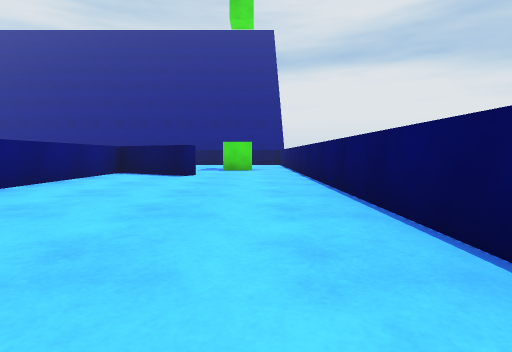
view 1 (above)

23 first-person views from a walk through a scene from a Unity 3-D project. The camera is 0.55 m above the floor, tilts 4° down and sees 80° across. The floor is counted in squares, 1 m on a side. Each view is taken from the middle of a square. On the plan, view 1 faces up. The plan holds only what a view shows up to about 9 squares ahead; the rest is blank. The place goes on beyond the plan. The player is left out.

view 2
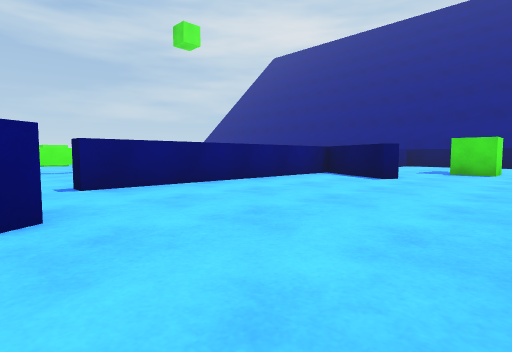

view 3
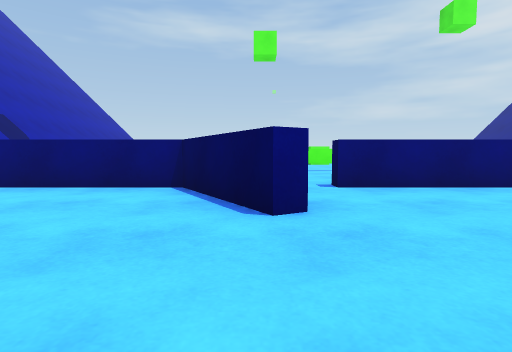

view 4
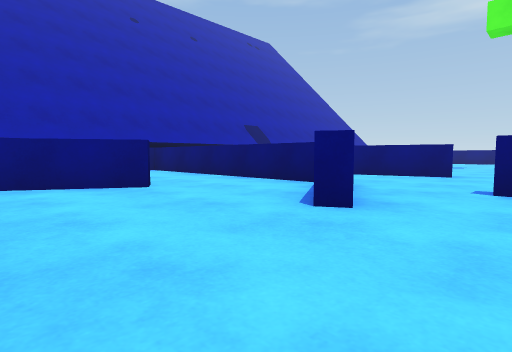

view 5
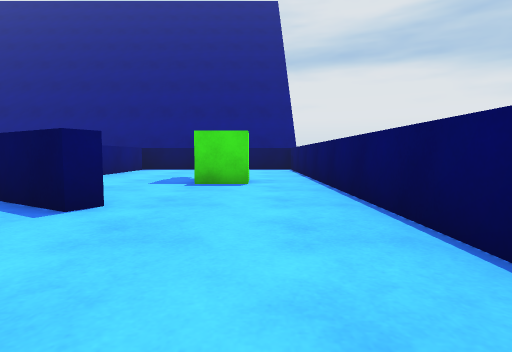

view 6
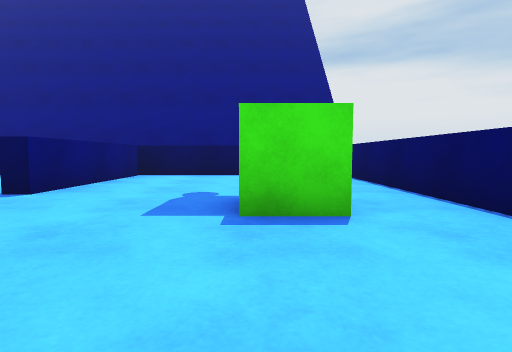

view 7
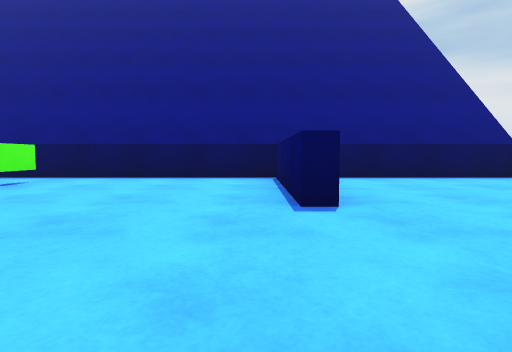

view 8
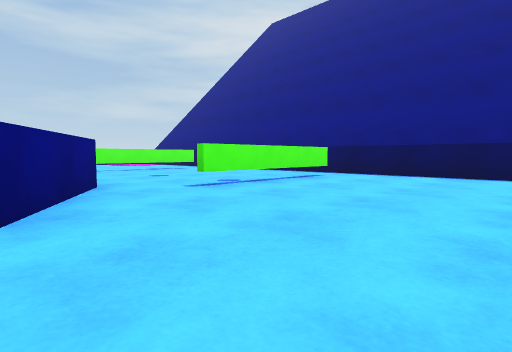

view 9
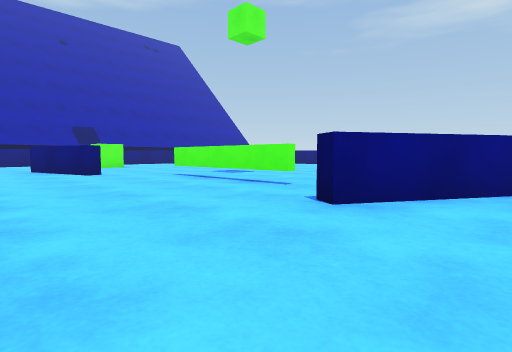

view 10
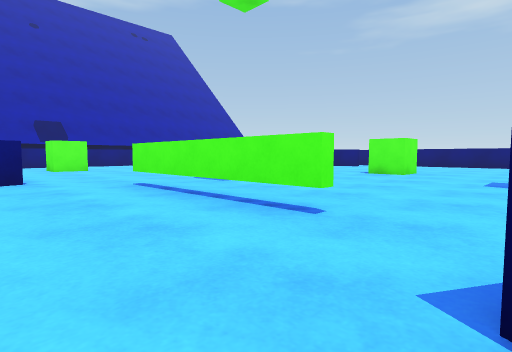

view 11
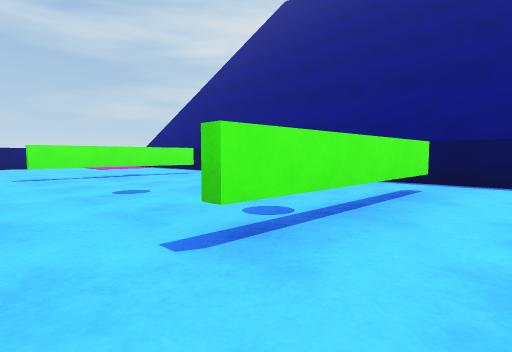

view 12
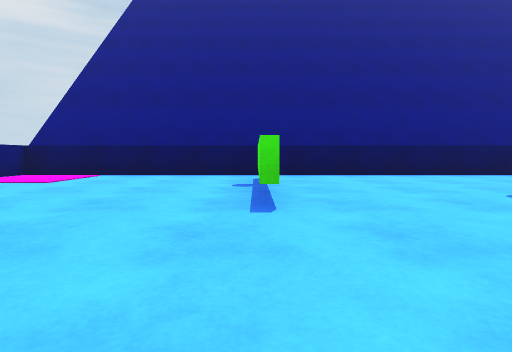

view 13
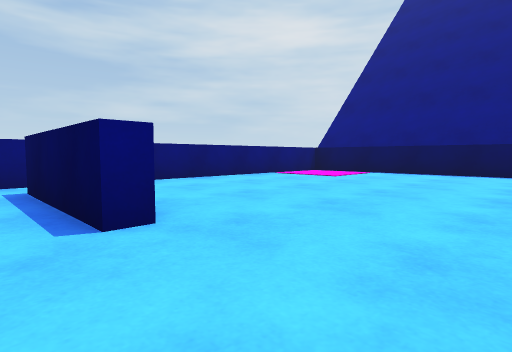

view 14
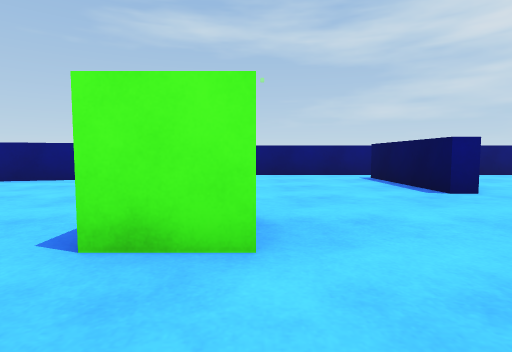

view 15
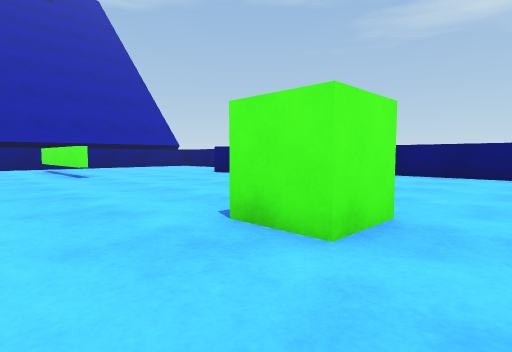

view 16
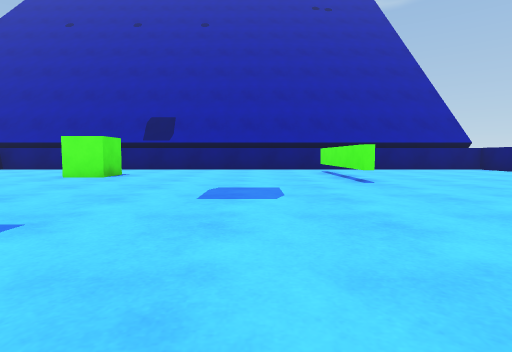

view 17
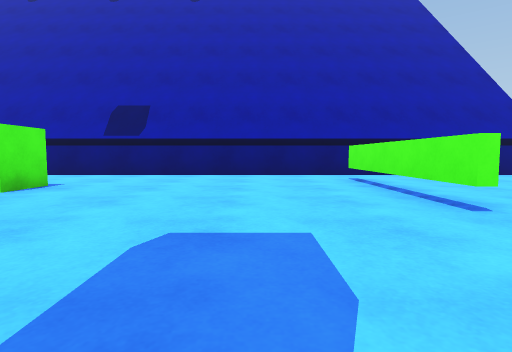

view 18
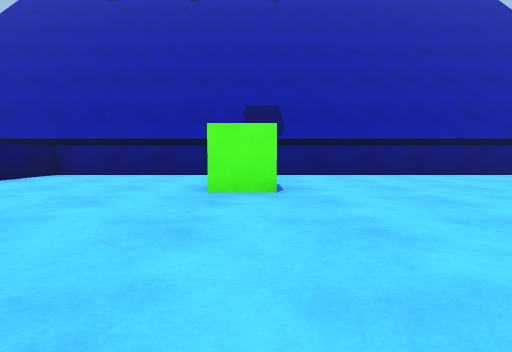

view 19
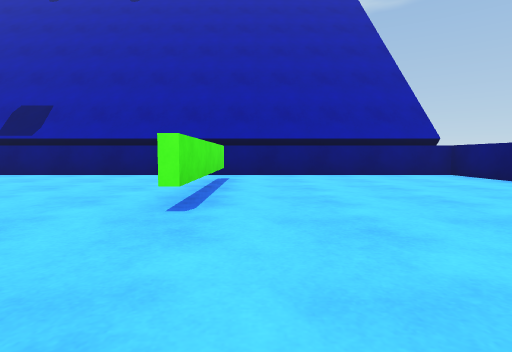

view 20
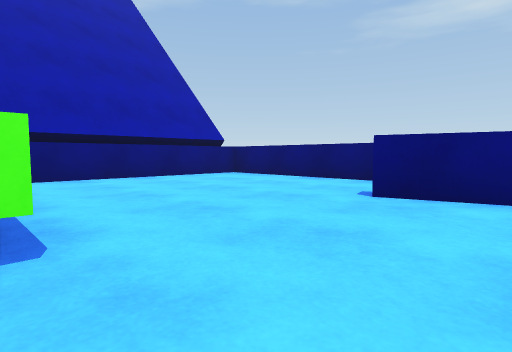

view 21
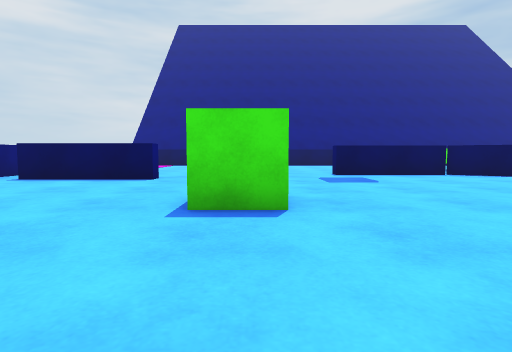

view 22
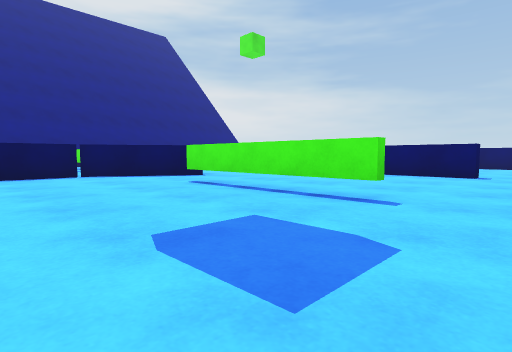

view 23
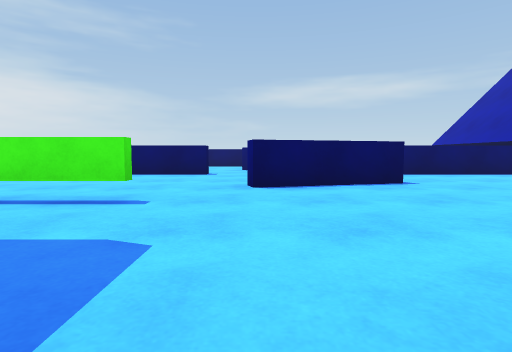

### Floor plan
Key: @ floor where view 1 was taken; # wall or solid block; . floor; C green cube; T thing the floor can be seen under or through.
Columns run from 23 left of view 1 to 2 right of it. Each row starts with its distance up from view 1.
 17 #########################
 16 #..................#.....
 15 #......#.....#.....#.....#
 14 #......#.....#.....#.....#
 13 #......#.....#.....#.....#
 12 #......#.....#...........#
 11 #......#.....#........CC.#
 10 #........................#
  9 #.........#####....##....#
  8 #.###.........##...###...#
  7 #..................#.....#
  6 #............T.....#.....#
  5 #......C.....T.....#.....#
  4 #......C.....T.....#.....#
  3 #..  ........T.....#.....#
  2     .....................#
  1   #............#...###...
  0   #............##..#...@.
 -1   ##............#. #.....
 -2   .....#.......... #..#..
 -3 #......#...........#..##
 -4 #......#.....C.....#..
 -5 #......#...........#.
 -6 #......#...........#
 -7 #..................#
 -8 ####################

Positions as (right, up) in squares from view 1, and headings:
1: (0, 0), facing up
2: (1, 1), facing up-left
3: (1, 1), facing left
4: (1, 3), facing down-left
5: (0, 5), facing up
6: (-1, 8), facing up
7: (-5, 9), facing up
8: (-5, 8), facing up-left
9: (-5, 10), facing down-left
10: (-7, 8), facing down-left
11: (-8, 10), facing up-left
12: (-16, 8), facing up
13: (-16, 7), facing up-left
14: (-14, 5), facing left
15: (-14, 6), facing down-left
16: (-14, 4), facing down
17: (-14, 1), facing down
18: (-10, 1), facing down
19: (-17, 1), facing down
20: (-16, 0), facing down-left
21: (-16, 1), facing up
22: (-13, 1), facing up-right
23: (-13, 1), facing right
